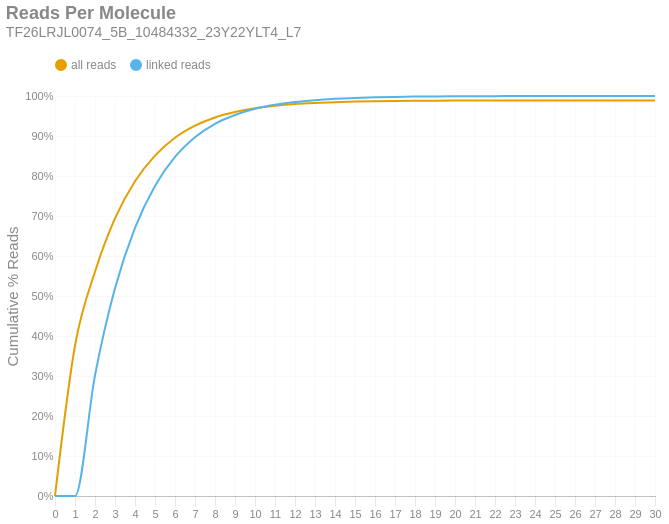

Write notebook code for a chart like this one.
### Markdown cell above
### Reads per Molecule
This chart shows the cumulative distribution of the number of reads per linked molecule. That is, how many alignments are associated with a unique molecule. This excludes the number of reads associated with invalid or absent linked-read barcodes. The `linked` histogram is the percentages recalculated when disregarding singletons.

### Code cell
if SKIPLR:
    print_html(f"Skipped")
else:
    counts = np.bincount(valids['reads'].cast(pl.Int64).to_numpy())
    weighted = counts * np.arange(len(counts))
    all_perc = weighted / n_reads
    linked_perc = weighted / n_linked_reads
    linked_perc[1] = 0
    binned_df = pl.DataFrame({
        'readsper': list(range(len(counts))),
        'all reads (cumsum)': np.cumsum(all_perc).tolist(),
        'linked reads (cumsum)': np.cumsum(linked_perc).tolist(),
    })

    with SafeRender(binned_df):
        (
            density_plot(binned_df, 'Reads Per Molecule', samplename, 'readspmol')
            .encode(
                x=alt.X('readsper:O', title=None).axis(labelAngle=0).scale(padding=0),
                y=alt.Y('value:Q', title='Cumulative % Reads').axis(format='%').stack(False),
                color=alt.Color("key:N").scale(domain=["all reads", "linked reads"]),
                tooltip=[
                    alt.Tooltip("key:N", title="Data Type"),
                    alt.Tooltip("readsper:O", title="Reads Per Molecule"),
                    alt.Tooltip("value:Q", format=".2%", title="% Reads (Cum.)")
                ]            
            )
        ).display()

### Figure 1 — Vega-Lite specification as saved in the notebook (floating-point values rounded to 4 significant figures)
{"width": "container", "height": 400, "config": {"title": {"anchor": "start", "dy": -15, "fontSize": 18, "color": "#888888", "subtitleColor": "#888888", "subtitleFontSize": 14}, "arc": {"fill": "#0072B2"}, "axis": {"domainColor": "#888888", "domainWidth": 0.5, "gridWidth": 0.2, "grid": false, "titleFontWeight": 400, "titleFontSize": 15, "labelFontSize": 11, "labelColor": "#888888", "tickColor": "#888888", "tickWidth": 0.2, "titleColor": "#888888"}, "axisBand": {"grid": false}, "axisX": {"grid": true, "tickSize": 10, "domainCap": "round"}, "axisY": {"domain": false, "grid": true, "tickSize": 0, "domainCap": "round"}, "background": "transparent", "header": {"labelFontSize": 15, "labelColor": "#888888", "titleFontSize": 15, "titleFontWeight": 600, "titleColor": "#888888"}, "legend": {"labelFont": "sans-serif", "labelFontSize": 12, "labelColor": "#888888", "symbolSize": 100, "symbolType": "circle", "titleFontSize": 12, "titlePadding": 10, "titleColor": "#888888", "title": null, "orient": "top"}, "range": {"category": ["#E69F00", "#56B4E9", "#009E73", "#F0E442", "#0072B2", "#D55E00", "#CC79A7", "#000000"], "diverging": ["#cfe8f3", "#a2d4ec", "#73bfe2", "#46abdb", "#1696d2", "#12719e"]}, "area": {"fill": "#0072B2", "fillOpacity": 0.7, "line": true, "strokeOpacity": 0.7}, "line": {"color": "#0072B2", "stroke": "#0072B2", "strokeWidth": 2}, "trail": {"color": "#0072B2", "stroke": "#0072B2", "strokeWidth": 0, "size": 1}, "point": {"filled": true, "fillOpacity": 1.0, "size": 95}, "text": {"color": "#888888", "fontSize": 11, "align": "right", "fontWeight": 400, "size": 11}, "bar": {"fill": "#0072B2", "stroke": null}, "view": {"stroke": null, "continuousWidth": 660, "continuousHeight": 400}}, "data": {"name": "data-e70584f934f76ef1d6c9579d8650d121"}, "mark": {"type": "line", "interpolate": "monotone", "point": {"opacity": 0, "size": 275}}, "encoding": {"color": {"field": "key", "scale": {"domain": ["all reads", "linked reads"]}, "type": "nominal"}, "tooltip": [{"field": "key", "title": "Data Type", "type": "nominal"}, {"field": "readsper", "title": "Reads Per Molecule", "type": "ordinal"}, {"field": "value", "format": ".2%", "title": "% Reads (Cum.)", "type": "quantitative"}], "x": {"axis": {"labelAngle": 0}, "field": "readsper", "scale": {"padding": 0}, "title": null, "type": "ordinal"}, "y": {"axis": {"format": "%"}, "field": "value", "stack": false, "title": "Cumulative % Reads", "type": "quantitative"}}, "params": [{"name": "param_c36ac31b6afebe62", "select": {"type": "point", "fields": ["key"]}, "bind": "legend"}], "title": {"text": "Reads Per Molecule", "subtitle": "TF26LRJL0074_5B_10484332_23Y22YLT4_L7"}, "transform": [{"fold": ["all reads (cumsum)", "linked reads (cumsum)"]}, {"calculate": "replace(datum.key, ' (cumsum)', '')", "as": "key"}, {"filter": {"param": "param_c36ac31b6afebe62"}}], "usermeta": {"embedOptions": {"downloadFileName": "TF26LRJL0074_5B_10484332_23Y22YLT4_L7.readspmol"}}, "$schema": "https://vega.github.io/schema/vega-lite/v6.4.1.json", "datasets": {"data-e70584f934f76ef1d6c9579d8650d121": [{"readsper": 0, "all reads (cumsum)": 0.0, "linked reads (cumsum)": 0.0}, {"readsper": 1, "all reads (cumsum)": 0.3757, "linked reads (cumsum)": 0.0}, {"readsper": 2, "all reads (cumsum)": 0.5607, "linked reads (cumsum)": 0.3017}, {"readsper": 3, "all reads (cumsum)": 0.6942, "linked reads (cumsum)": 0.5193}, {"readsper": 4, "all reads (cumsum)": 0.7869, "linked reads (cumsum)": 0.6705}, {"readsper": 5, "all reads (cumsum)": 0.8511, "linked reads (cumsum)": 0.7751}, {"readsper": 6, "all reads (cumsum)": 0.8955, "linked reads (cumsum)": 0.8476}, {"readsper": 7, "all reads (cumsum)": 0.9258, "linked reads (cumsum)": 0.8969}, {"readsper": 8, "all reads (cumsum)": 0.9463, "linked reads (cumsum)": 0.9304}, {"readsper": 9, "all reads (cumsum)": 0.9598, "linked reads (cumsum)": 0.9524}, {"readsper": 10, "all reads (cumsum)": 0.9693, "linked reads (cumsum)": 0.9679}, {"readsper": 11, "all reads (cumsum)": 0.9755, "linked reads (cumsum)": 0.9779}, {"readsper": 12, "all reads (cumsum)": 0.9799, "linked reads (cumsum)": 0.9851}, {"readsper": 13, "all reads (cumsum)": 0.9826, "linked reads (cumsum)": 0.9897}, {"readsper": 14, "all reads (cumsum)": 0.9846, "linked reads (cumsum)": 0.9928}, {"readsper": 15, "all reads (cumsum)": 0.986, "linked reads (cumsum)": 0.9951}, {"readsper": 16, "all reads (cumsum)": 0.9869, "linked reads (cumsum)": 0.9966}, {"readsper": 17, "all reads (cumsum)": 0.9876, "linked reads (cumsum)": 0.9977}, {"readsper": 18, "all reads (cumsum)": 0.9881, "linked reads (cumsum)": 0.9985}, {"readsper": 19, "all reads (cumsum)": 0.9884, "linked reads (cumsum)": 0.999}, {"readsper": 20, "all reads (cumsum)": 0.9886, "linked reads (cumsum)": 0.9993}, {"readsper": 21, "all reads (cumsum)": 0.9887, "linked reads (cumsum)": 0.9996}, {"readsper": 22, "all reads (cumsum)": 0.9888, "linked reads (cumsum)": 0.9997}, {"readsper": 23, "all reads (cumsum)": 0.9889, "linked reads (cumsum)": 0.9998}, {"readsper": 24, "all reads (cumsum)": 0.9889, "linked reads (cumsum)": 0.9999}, {"readsper": 25, "all reads (cumsum)": 0.989, "linked reads (cumsum)": 1.0}, {"readsper": 26, "all reads (cumsum)": 0.989, "linked reads (cumsum)": 1.0}, {"readsper": 27, "all reads (cumsum)": 0.989, "linked reads (cumsum)": 1.0}, {"readsper": 28, "all reads (cumsum)": 0.989, "linked reads (cumsum)": 1.0}, {"readsper": 29, "all reads (cumsum)": 0.989, "linked reads (cumsum)": 1.0}, {"readsper": 30, "all reads (cumsum)": 0.989, "linked reads (cumsum)": 1.0}]}}
